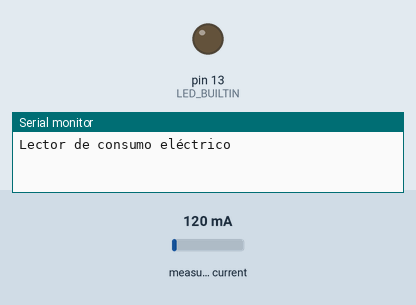
Simulated run of this sketch. Board: Arduino Uno, built with avr-gcc and run on an emulated ATmega328P. Shown: output pins drawn as LEDs (lit = HIGH), the last lines printed to the serial monitor. Dashed ring = blinking. The inputs (shaded band) are chosen by the test bench; at power-on: measured current 120 mA.

Above: at 0.1 s.
At 2.4 s:
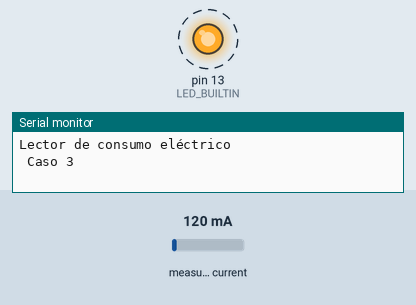
2.5 s: measured current set to 40 mA
Timing chart, 0 to 11.7 s (numbered marks = the images above; inputs shaded):
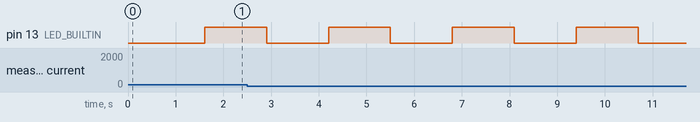

The sketch:

casos_posibles_de_Encendido_Apagado_sensor_de_corrienete.ino
```cpp
#include "EmonLib.h"

#define RatioTC 2000
#define ResCarga 91
#define VoltajeLinea 117

EnergyMonitor emon1;

float effective_value; //effective current
int current_sensor_pin = A0;// A0=GPIO17 Analog input pin that sensor is attached to
int device_on_current_threshold = 8; //if the current value (milliamps) is greater than this amount then the device is on
int deviceState;

/**
 * Configuración. Sólo se ejecuta la primera vez que se inicia el dispositivo
 */
void setup() {
    Serial.begin(115200);
    delay(10);
    Serial.println("");
    Serial.println("");
    Serial.println("Lector de consumo eléctrico");

    // Indicamos dónde está conectado el sensor de corriente (pin analógico A0) y el factor de calibración.
    emon1.current(A0, RatioTC / ResCarga);

    // initialize digital pin LED_BUILTIN as an output.
    pinMode(LED_BUILTIN, OUTPUT);

}

/**
 * Bucle infinito que se ejecuta constantemente
 */
void loop() {

    // Calculamos la corriente efectiva indicando el número de muestras a tomar de la entrada analógica.
    //double Irms = emon1.calcIrms(2480);
/*
    Serial.print("I = ");
    Serial.print(Irms);
    Serial.print(" A, P = ");

    // Potencia efectiva = corriente efectiva * voltaje de línea
    Serial.print(Irms * VoltajeLinea);
    Serial.println(" W");
*/


  currentMeter();
  if ( (deviceState == 1) && (digitalRead(LED_BUILTIN) == 1) ){
    Serial.println(" Caso 1");
    digitalWrite(LED_BUILTIN, LOW);   // turn the LED on (HIGH is the voltage level)
  }
  if ( (deviceState == 0) && (digitalRead(LED_BUILTIN) == 1) ){
    Serial.println(" Caso 2 - Encendido");
    digitalWrite(LED_BUILTIN, LOW);   // turn the LED on (HIGH is the voltage level)
  }
  delay(1000);                       // wait for a second

  currentMeter();
  if ( (deviceState == 1) && (digitalRead(LED_BUILTIN) == 0) ){
    Serial.println(" Caso 3");
    digitalWrite(LED_BUILTIN, HIGH);    // turn the LED off by making the voltage LOW
  }
  if ( (deviceState == 0) && (digitalRead(LED_BUILTIN) == 0) ){
    Serial.println(" Caso 4 - Encendido");
    digitalWrite(LED_BUILTIN, HIGH);    // turn the LED off by making the voltage LOW
  }
  delay(1000);                       // wait for a second
}

void currentMeter()
{
    double Irms = emon1.calcIrms(2480);
    effective_value = Irms * VoltajeLinea;
      if(effective_value > device_on_current_threshold){
        deviceState = 1 ;
      }else{
        deviceState = 0 ;
      }
}
```

Measured:
- by itself, pin 13 (LED_BUILTIN): alternates HIGH for 1.3 s and LOW for 1.3 s
